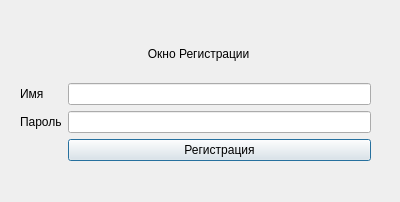
<?xml version="1.0" encoding="UTF-8"?>
<ui version="4.0">
 <class>reg_window</class>
 <widget class="QDialog" name="reg_window">
  <property name="geometry">
   <rect>
    <x>0</x>
    <y>0</y>
    <width>400</width>
    <height>202</height>
   </rect>
  </property>
  <property name="windowTitle">
   <string>Dialog</string>
  </property>
  <widget class="QWidget" name="gridLayoutWidget">
   <property name="geometry">
    <rect>
     <x>20</x>
     <y>30</y>
     <width>351</width>
     <height>131</height>
    </rect>
   </property>
   <layout class="QGridLayout" name="gridLayout">
    <item row="2" column="0">
     <widget class="QLabel" name="label_2">
      <property name="text">
       <string>Пароль</string>
      </property>
     </widget>
    </item>
    <item row="3" column="1">
     <widget class="QPushButton" name="pushButtonreg">
      <property name="text">
       <string>Регистрация</string>
      </property>
     </widget>
    </item>
    <item row="1" column="0">
     <widget class="QLabel" name="label">
      <property name="text">
       <string>Имя</string>
      </property>
     </widget>
    </item>
    <item row="2" column="1">
     <widget class="QLineEdit" name="lineEditpass"/>
    </item>
    <item row="1" column="1">
     <widget class="QLineEdit" name="lineEditname"/>
    </item>
    <item row="0" column="1">
     <widget class="QLabel" name="label_4">
      <property name="text">
       <string>                        Окно Регистрации</string>
      </property>
     </widget>
    </item>
   </layout>
  </widget>
 </widget>
 <resources/>
 <connections/>
</ui>
